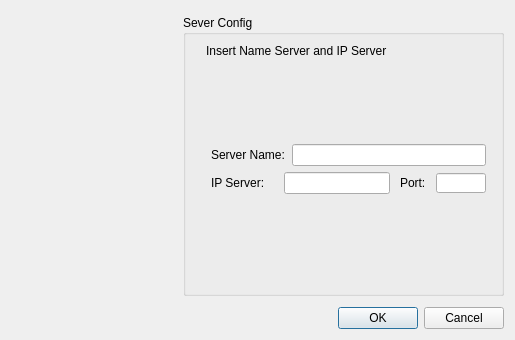
<?xml version="1.0" encoding="UTF-8"?>
<ui version="4.0">
 <class>Dialog</class>
 <widget class="QDialog" name="Dialog">
  <property name="geometry">
   <rect>
    <x>0</x>
    <y>0</y>
    <width>515</width>
    <height>340</height>
   </rect>
  </property>
  <property name="minimumSize">
   <size>
    <width>515</width>
    <height>340</height>
   </size>
  </property>
  <property name="maximumSize">
   <size>
    <width>515</width>
    <height>340</height>
   </size>
  </property>
  <property name="windowTitle">
   <string>Options Server</string>
  </property>
  <layout class="QGridLayout" name="gridLayout_2">
   <item row="0" column="4" rowspan="3">
    <widget class="QGroupBox" name="SingIn">
     <property name="minimumSize">
      <size>
       <width>321</width>
       <height>281</height>
      </size>
     </property>
     <property name="maximumSize">
      <size>
       <width>321</width>
       <height>281</height>
      </size>
     </property>
     <property name="title">
      <string>Sever Config</string>
     </property>
     <layout class="QGridLayout" name="gridLayout">
      <property name="leftMargin">
       <number>20</number>
      </property>
      <property name="bottomMargin">
       <number>20</number>
      </property>
      <item row="2" column="0">
       <layout class="QHBoxLayout" name="User_layout">
        <property name="spacing">
         <number>7</number>
        </property>
        <property name="leftMargin">
         <number>5</number>
        </property>
        <item>
         <widget class="QLabel" name="label_Username">
          <property name="text">
           <string>Server Name:</string>
          </property>
         </widget>
        </item>
        <item>
         <widget class="QLineEdit" name="lineEdit_Username"/>
        </item>
       </layout>
      </item>
      <item row="3" column="0">
       <layout class="QHBoxLayout" name="Pass_layout">
        <property name="spacing">
         <number>10</number>
        </property>
        <property name="leftMargin">
         <number>5</number>
        </property>
        <item>
         <widget class="QLabel" name="label_Password">
          <property name="minimumSize">
           <size>
            <width>63</width>
            <height>0</height>
           </size>
          </property>
          <property name="text">
           <string>IP Server:</string>
          </property>
         </widget>
        </item>
        <item>
         <widget class="QLineEdit" name="lineEdit_Password"/>
        </item>
        <item>
         <widget class="QLabel" name="label">
          <property name="text">
           <string>Port:</string>
          </property>
         </widget>
        </item>
        <item>
         <widget class="QLineEdit" name="lineEdit">
          <property name="minimumSize">
           <size>
            <width>50</width>
            <height>20</height>
           </size>
          </property>
          <property name="maximumSize">
           <size>
            <width>50</width>
            <height>20</height>
           </size>
          </property>
         </widget>
        </item>
       </layout>
      </item>
      <item row="4" column="0">
       <spacer name="verticalSpacer">
        <property name="orientation">
         <enum>Qt::Vertical</enum>
        </property>
        <property name="sizeHint" stdset="0">
         <size>
          <width>20</width>
          <height>40</height>
         </size>
        </property>
       </spacer>
      </item>
      <item row="1" column="0" colspan="2">
       <spacer name="verticalSpacer_2">
        <property name="orientation">
         <enum>Qt::Vertical</enum>
        </property>
        <property name="sizeHint" stdset="0">
         <size>
          <width>20</width>
          <height>40</height>
         </size>
        </property>
       </spacer>
      </item>
      <item row="0" column="0">
       <widget class="QLabel" name="label_text_info">
        <property name="text">
         <string>Insert Name Server and IP Server</string>
        </property>
       </widget>
      </item>
     </layout>
    </widget>
   </item>
   <item row="3" column="4">
    <widget class="QDialogButtonBox" name="buttonBox">
     <property name="orientation">
      <enum>Qt::Horizontal</enum>
     </property>
     <property name="standardButtons">
      <set>QDialogButtonBox::Cancel|QDialogButtonBox::Ok</set>
     </property>
    </widget>
   </item>
   <item row="1" column="2">
    <widget class="QLabel" name="Img">
     <property name="minimumSize">
      <size>
       <width>150</width>
       <height>150</height>
      </size>
     </property>
     <property name="maximumSize">
      <size>
       <width>150</width>
       <height>150</height>
      </size>
     </property>
     <property name="text">
      <string/>
     </property>
     <property name="pixmap">
      <pixmap>Icon/Option_sever.png</pixmap>
     </property>
     <property name="scaledContents">
      <bool>true</bool>
     </property>
    </widget>
   </item>
   <item row="1" column="3">
    <spacer name="horizontalSpacer_3">
     <property name="orientation">
      <enum>Qt::Horizontal</enum>
     </property>
     <property name="sizeHint" stdset="0">
      <size>
       <width>172</width>
       <height>20</height>
      </size>
     </property>
    </spacer>
   </item>
  </layout>
 </widget>
 <resources>
  <include location="Icons.qrc"/>
  <include location="D:/7-Programmi/Python/Lib/site-packages/pyqt5_tools/Qt/bin/Icons.qrc"/>
 </resources>
 <connections>
  <connection>
   <sender>buttonBox</sender>
   <signal>accepted()</signal>
   <receiver>Dialog</receiver>
   <slot>accept()</slot>
   <hints>
    <hint type="sourcelabel">
     <x>248</x>
     <y>254</y>
    </hint>
    <hint type="destinationlabel">
     <x>157</x>
     <y>274</y>
    </hint>
   </hints>
  </connection>
  <connection>
   <sender>buttonBox</sender>
   <signal>rejected()</signal>
   <receiver>Dialog</receiver>
   <slot>reject()</slot>
   <hints>
    <hint type="sourcelabel">
     <x>316</x>
     <y>260</y>
    </hint>
    <hint type="destinationlabel">
     <x>286</x>
     <y>274</y>
    </hint>
   </hints>
  </connection>
 </connections>
</ui>
